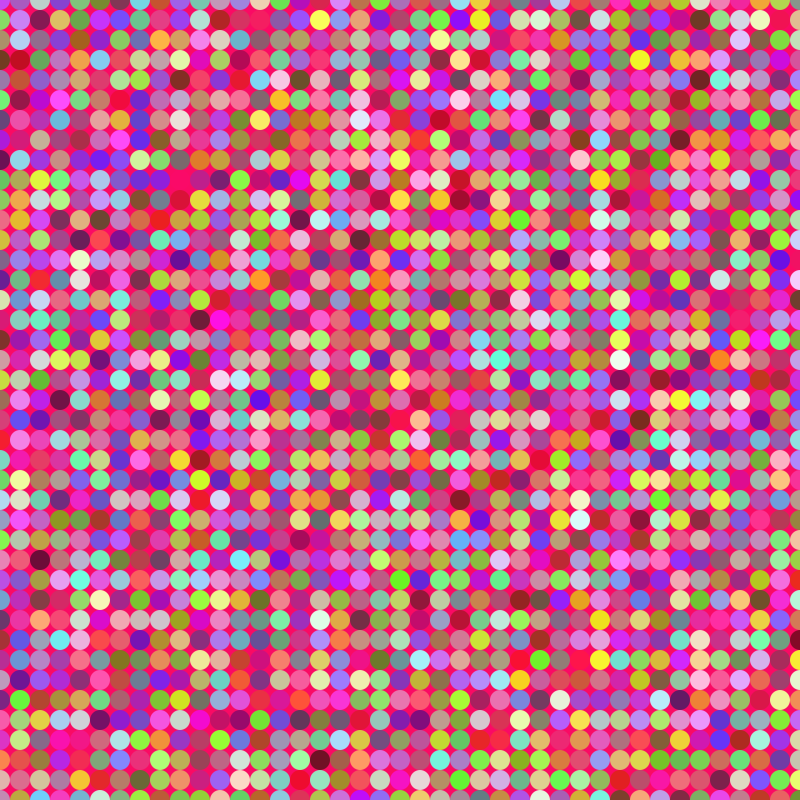
Frame 1 (no input)
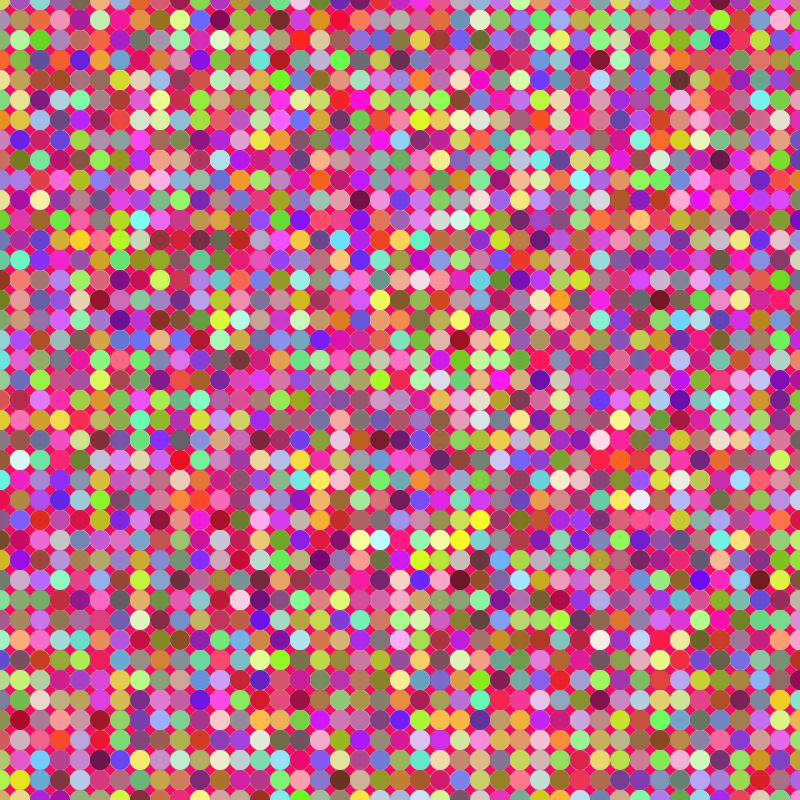
Frame 60 (the mouse pressed at the canvas centre just before this capture)
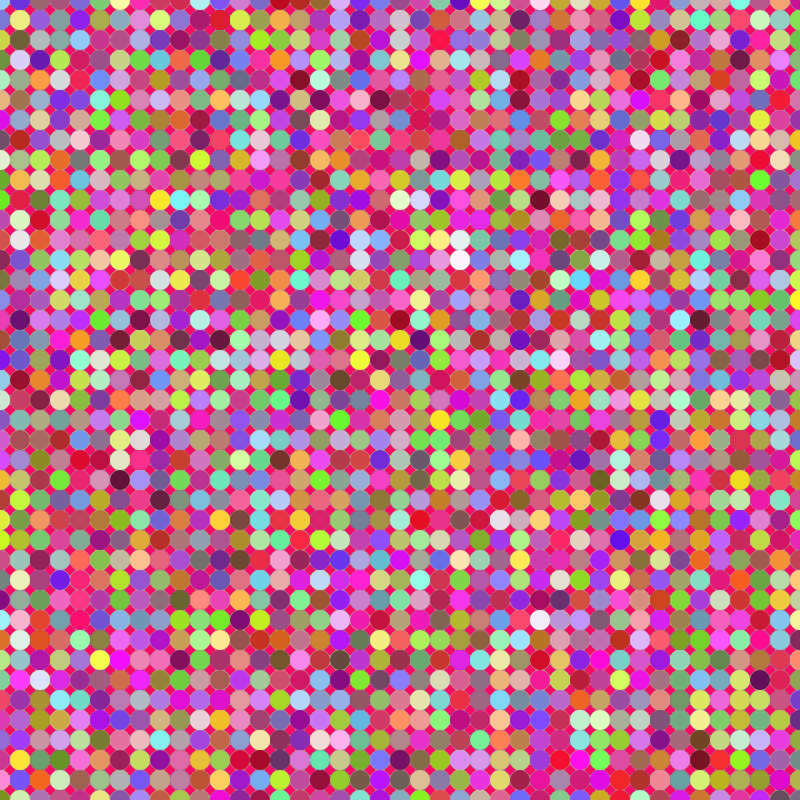
Frame 120 (the mouse held since frame 60 and released just before this capture)

The Processing sketch that drew these frames (run headless with seeded random() and noise(); from frame 60 on, the mouse is pressed at the canvas centre):

// Processing sketch: S3_Teselado
// ── S3_Teselado.pde
int incrementos = 20;

void setup () {
  background (250, 10, 100);
  size (800, 800);
}
  
void draw() {
    for (int x = 0; x <= width; x+= incrementos) {
    for (int y = 0; y <= height; y+= incrementos) {
      noStroke ();
      fill (random(100, 255), random(10, 255), random(30, 255));
      circle (x, y, incrementos);
   }
    }
  
}
